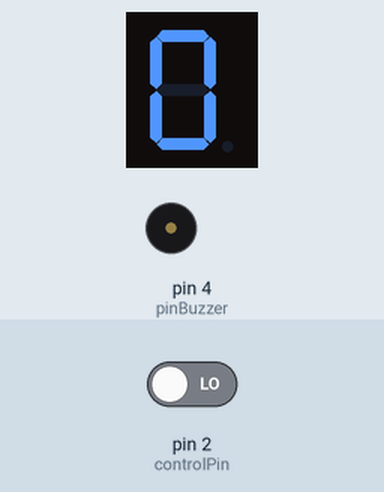
The sketch below on a simulated Arduino Uno, built with avr-gcc and run on an emulated ATmega328P. On the bench: 1-digit seven-segment display, buzzer (waves = sounding, pin HIGH). Wiring (inferred from the names in the program): 1-digit 7-segment display, segments lit when HIGH: segments pin 13, pin 12, pin 11, pin 10, pin 9, pin 8, pin 7. The test bench sets the inputs (shaded band); at power-on: pin 2 (controlPin) LOW. The segment pins are drawn as the display they are named for; pins used as bus, display or sensor lines are not drawn.

Above: at 1.2 s.
1.3 s: pin 2 (controlPin) driven HIGH
At 1.4 s:
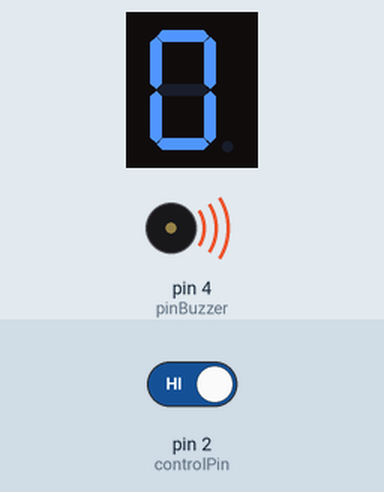
At 1.8 s:
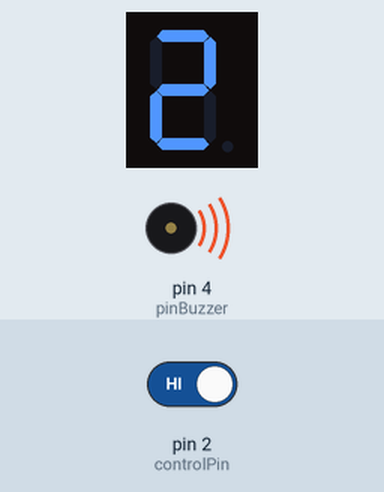
Timing chart, 0 to 4.3 s (numbered marks = the images above; inputs shaded):
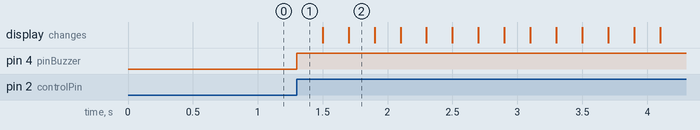

The sketch:

sevenSegmentDisplayOneDigitWithBuzzerAndButton.ino
```cpp
/*
 fg gnd ab
    a
  -----
 |     |
f|     |b
 |  g  |
  -----
 |     |
e|     |c
 |     |
  -----
    d
ed gnd c dp
*/

using PinType = uint8_t;

PinType pinA {13};
PinType pinB {12};
PinType pinC {11};
PinType pinD {10};
PinType pinE {9};
PinType pinF {8};
PinType pinG {7};
PinType pinBuzzer {4};

PinType controlPin {2};
bool controlState {LOW};
uint8_t numPush {0};

uint16_t milliSecDelay {200};

void display0() {
  digitalWrite(pinA, HIGH);
  digitalWrite(pinB, HIGH);
  digitalWrite(pinC, HIGH);
  digitalWrite(pinD, HIGH);
  digitalWrite(pinE, HIGH);
  digitalWrite(pinF, HIGH);
  digitalWrite(pinG, LOW);
}

void display1() {
  digitalWrite(pinA, LOW);
  digitalWrite(pinB, HIGH);
  digitalWrite(pinC, HIGH);
  digitalWrite(pinD, LOW);
  digitalWrite(pinE, LOW);
  digitalWrite(pinF, LOW);
  digitalWrite(pinG, LOW);
}

void display2() {
  digitalWrite(pinA, HIGH);
  digitalWrite(pinB, HIGH);
  digitalWrite(pinC, LOW);
  digitalWrite(pinD, HIGH);
  digitalWrite(pinE, HIGH);
  digitalWrite(pinF, LOW);
  digitalWrite(pinG, HIGH);
}

void display3() {
  digitalWrite(pinA, HIGH);
  digitalWrite(pinB, HIGH);
  digitalWrite(pinC, HIGH);
  digitalWrite(pinD, HIGH);
  digitalWrite(pinE, LOW);
  digitalWrite(pinF, LOW);
  digitalWrite(pinG, HIGH);
}

void display4() {
  digitalWrite(pinA, LOW);
  digitalWrite(pinB, HIGH);
  digitalWrite(pinC, HIGH);
  digitalWrite(pinD, LOW);
  digitalWrite(pinE, LOW);
  digitalWrite(pinF, HIGH);
  digitalWrite(pinG, HIGH);
}

void display5() {
  digitalWrite(pinA, HIGH);
  digitalWrite(pinB, LOW);
  digitalWrite(pinC, HIGH);
  digitalWrite(pinD, HIGH);
  digitalWrite(pinE, LOW);
  digitalWrite(pinF, HIGH);
  digitalWrite(pinG, HIGH);
}

void display6() {
  digitalWrite(pinA, HIGH);
  digitalWrite(pinB, LOW);
  digitalWrite(pinC, HIGH);
  digitalWrite(pinD, HIGH);
  digitalWrite(pinE, HIGH);
  digitalWrite(pinF, HIGH);
  digitalWrite(pinG, HIGH);
}

void display7() {
  digitalWrite(pinA, HIGH);
  digitalWrite(pinB, HIGH);
  digitalWrite(pinC, HIGH);
  digitalWrite(pinD, LOW);
  digitalWrite(pinE, LOW);
  digitalWrite(pinF, LOW);
  digitalWrite(pinG, LOW);
}

void display8() {
  digitalWrite(pinA, HIGH);
  digitalWrite(pinB, HIGH);
  digitalWrite(pinC, HIGH);
  digitalWrite(pinD, HIGH);
  digitalWrite(pinE, HIGH);
  digitalWrite(pinF, HIGH);
  digitalWrite(pinG, HIGH);
}

void display9() {
  digitalWrite(pinA, HIGH);
  digitalWrite(pinB, HIGH);
  digitalWrite(pinC, HIGH);
  digitalWrite(pinD, HIGH);
  digitalWrite(pinE, LOW);
  digitalWrite(pinF, HIGH);
  digitalWrite(pinG, HIGH);
}

void displayNumber(uint16_t number) {
  switch (number) {
    case 0:
      display0();
      break;
    case 1:
      display1();
      break;
    case 2:
      display2();
      break;
    case 3:
      display3();
      break;
    case 4:
      display4();
      break;
    case 5:
      display5();
      break;
    case 6:
      display6();
      break;
    case 7:
      display7();
      break;
    case 8:
      display8();
      break;
    case 9:
      display9();
      break;
    default:
      break;
  }
}

void setup() {
  pinMode(pinA, OUTPUT);
  pinMode(pinB, OUTPUT);
  pinMode(pinC, OUTPUT);
  pinMode(pinD, OUTPUT);
  pinMode(pinE, OUTPUT);
  pinMode(pinF, OUTPUT);
  pinMode(pinG, OUTPUT);

  pinMode(controlPin, INPUT);
  pinMode(pinBuzzer, OUTPUT);
}

void loop() {
  controlState = digitalRead(controlPin);
  if (controlState == HIGH){
    digitalWrite(pinBuzzer, HIGH);
    numPush++;
    if (numPush == 10){
      numPush = 0;
    }
    delay(milliSecDelay);
  }
  displayNumber(numPush);
  digitalWrite(pinBuzzer, LOW);
}
```

Measured:
- after the input at 1.3 s, pin 4 (pinBuzzer): LOW → HIGH at once
